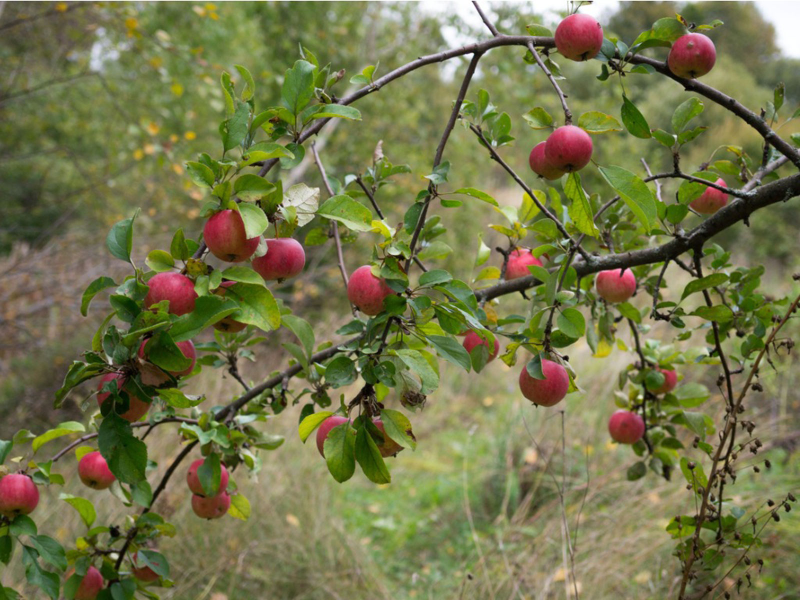
#> input picture Exercises_Week_1/appletree.jpg, 1600 x 1200 px (shown at 1/2 size)
$ jupyter execute Weekly_Project_1.ipynb
#> lines starting #> are read from the running program, lines starting #| are printed output that depends on the picture; after the words box and inside, x2 and y2 are one past the last pixel; in counts of white or black regions, pixels touching at a corner belong together
# Weekly project part 1
    Using the image "appletree.jpg"
    A) Can you segment the apples from the tree?
    B) Can you get the computer to count how many there are?
        How close can you get there are 26.
    C) Can you change color of one of them?
    D) Can you segment the leaves?


# Weekly project part 2
    A) Remove the greenscreen and replace the background in "itssp.png"?
    B) Can improve the edge with erroding/dialating?

[cell 1]
import cv2
import numpy as np
import imutils
from matplotlib import pyplot as plt

[cell 2]
#Functions for making tracbars for thresholding
def empty_function(*args):
    pass

def HSVTrackbar(img, def_val=[0,0,0,179,255,255]):
    """
    input:
    img - HSV image
    def_val - default values to start with

    returns:
    target - original image masked
    mask - binary image of mask
    values - values of the trackbars at closing
    """
    win_name = "ThresholdTrackbar"
    img = img.copy()

    cv2.namedWindow(win_name, cv2.WINDOW_NORMAL)
    cv2.resizeWindow(win_name, 1000,500)

    cv2.createTrackbar("lowH", win_name, def_val[0], 255, empty_function)
    cv2.createTrackbar("lowS", win_name, def_val[1], 255, empty_function)
    cv2.createTrackbar("lowV", win_name, def_val[2], 255, empty_function)
    cv2.createTrackbar("highH", win_name, def_val[3], 255, empty_function)
    cv2.createTrackbar("highS", win_name, def_val[4], 255, empty_function)
    cv2.createTrackbar("highV", win_name, def_val[5], 255, empty_function)

    while True:
        lowH = cv2.getTrackbarPos("lowH", win_name)
        lowS = cv2.getTrackbarPos("lowS", win_name)
        lowV = cv2.getTrackbarPos("lowV", win_name)
        highH = cv2.getTrackbarPos("highH", win_name)
        highS = cv2.getTrackbarPos("highS", win_name)
        highV = cv2.getTrackbarPos("highV", win_name)

        img_temp = img.copy()
        mask = cv2.inRange(img_temp, (lowH, lowS, lowV), (highH, highS, highV))
        target = cv2.bitwise_and(img_temp, img_temp, mask=mask)
        cv2.imshow(win_name, cv2.cvtColor(target, cv2.COLOR_HSV2BGR))

        # Code exits "while true loop" by pressing letter 'c'
        key = cv2.waitKey(1) & 0xFF
        if key == ord("c"):
            break

    cv2.destroyAllWindows()
    values = [lowH, lowS, lowV, highH, highS, highV]
    return target, mask, values

# Part I

[cell 3]
#Reading in the original
orig = cv2.imread("appletree.jpg")
#> orig is the input picture: shape (1200, 1600, 3); mean B, G, R 74.3, 117, 116.1
(h, w, d) = orig.shape
#> h = 1200; w = 1600; d = 3
print("width={}, height={}, depth={}".format(w, h, d))
#| width=1600, height=1200, depth=3
plt.imshow(cv2.cvtColor(orig, cv2.COLOR_BGR2RGB))

[cell 4]
#Blurring the image
kernel = (11,11)
blurred = cv2.GaussianBlur(orig.copy(), kernel, 0)
plt.imshow(cv2.cvtColor(blurred, cv2.COLOR_BGR2RGB))

[cell 5]
#Making a copy of the original and thresholding once in HSV
#(thresholding twice because red is in the beginning and the end of the hue spectrum)
temp = blurred.copy()
th, mask, values = HSVTrackbar(cv2.cvtColor(temp, cv2.COLOR_BGR2HSV), [0, 65, 50, 10, 255, 255])
#> in HSVTrackbar, `img = img.copy()`:
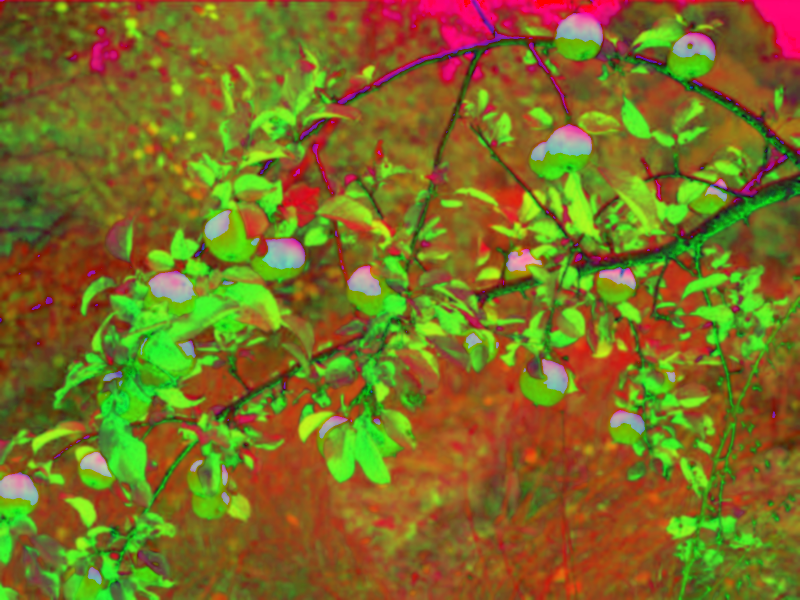
#> img: shape (1200, 1600, 3) (shown at 1/2 size); mean of channels 0, 1, 2 36.2, 109.7, 123.9; drawn as B, G, R
#> in HSVTrackbar, `mask = cv2.inRange(img_temp, (lowH, lowS, lowV), (highH, highS, highV))`:
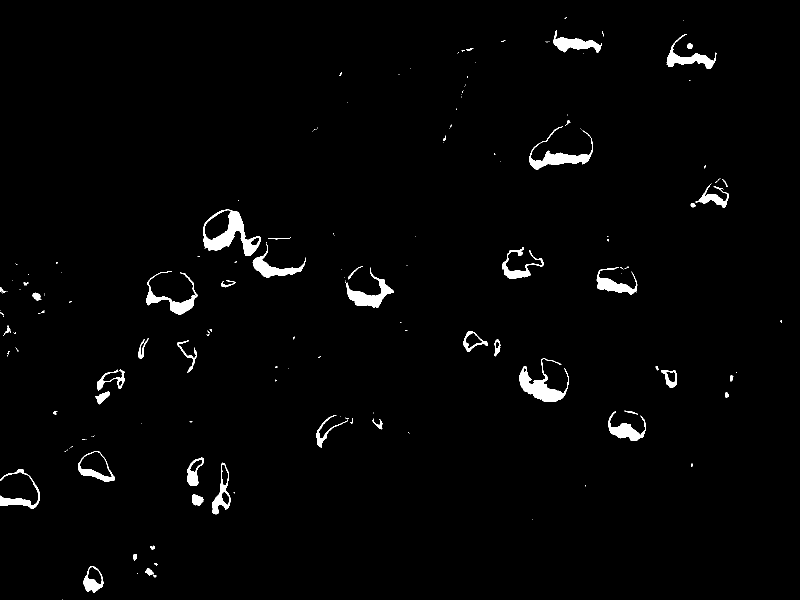
#> mask: shape (1200, 1600) (shown at 1/2 size); 1.8% white; 164 white regions (112 under 20 px), largest, box (x1, y1, x2, y2) and area: (406, 419, 521, 512) 3718, (1038, 716, 1138, 804) 2920, (1059, 252, 1186, 340) 2422
#> in HSVTrackbar, `target = cv2.bitwise_and(img_temp, img_temp, mask=mask)`:
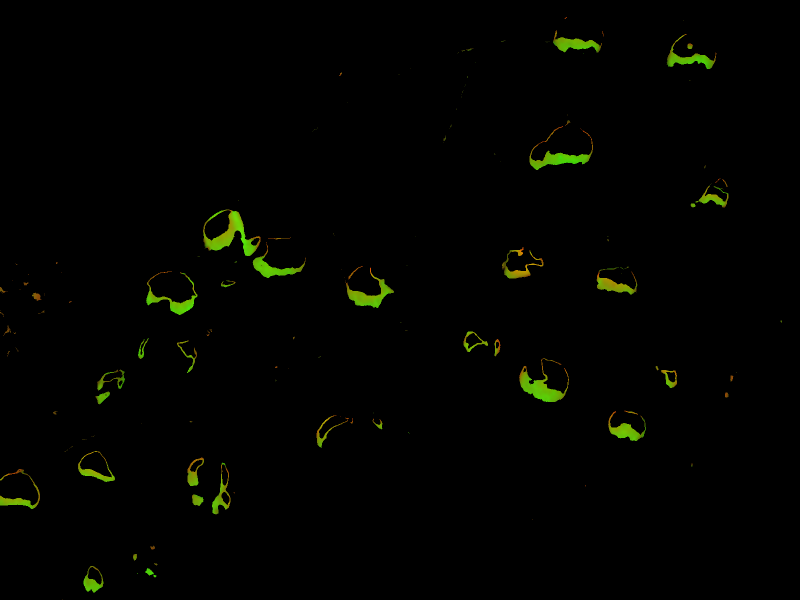
#> target: shape (1200, 1600, 3) (shown at 1/2 size); mean of channels 0, 1, 2 0.1, 2.9, 2.1; drawn as B, G, R
#> in HSVTrackbar, `cv2.imshow(win_name, cv2.cvtColor(target, cv2.COLOR_HSV2BGR))`:
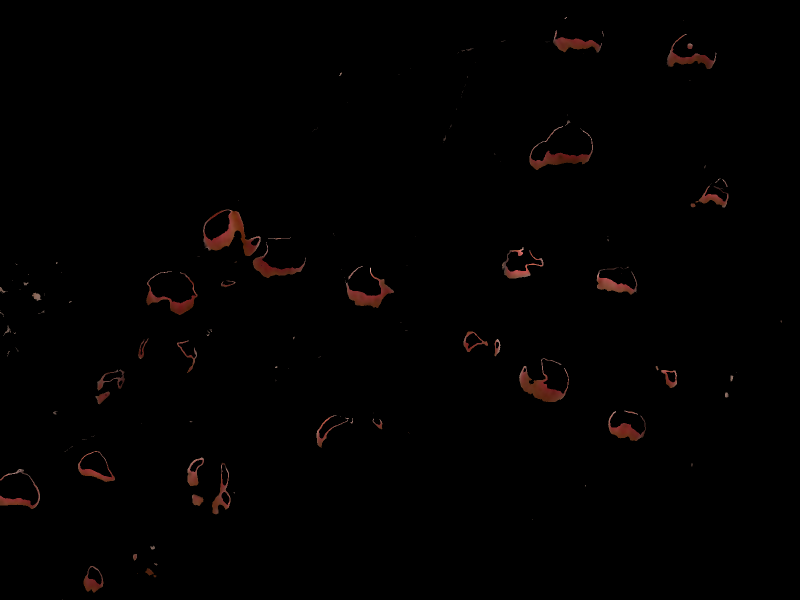
#> window 'ThresholdTrackbar': shape (1200, 1600, 3) (shown at 1/2 size); mean B, G, R 0.8, 1, 2.1
#> (key Esc is pressed here)
